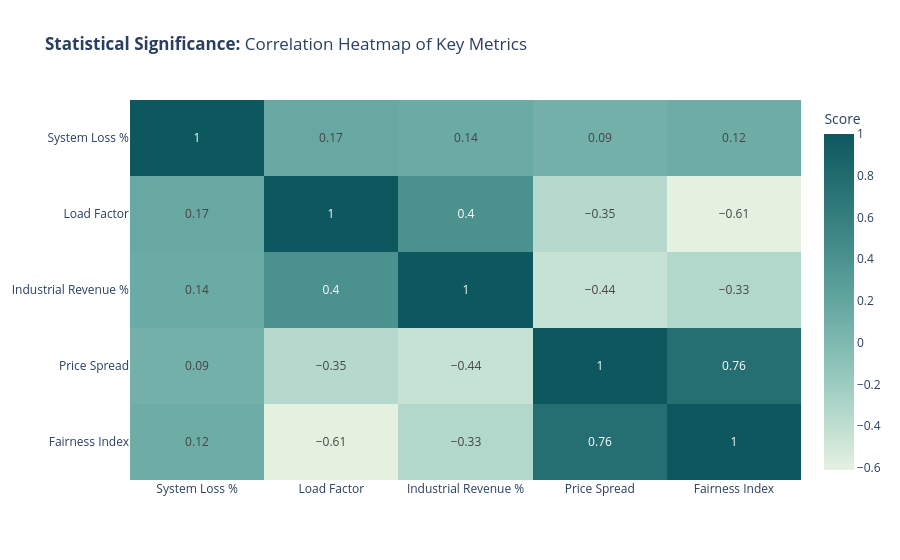

The notebook cell this image was saved under:
### Markdown cell above
---
## 4. Correlation Analysis

Before building directional charts, we compute a Pearson correlation matrix across all five key engineered metrics. This serves two purposes: it quantifies the *strength and direction* of every pairwise relationship, and it surfaces any unexpected correlations that warrant further investigation. A positive correlation between `SystemLossPercentage` and `ResidentialUnitPrice` would support the hypothesis. A negative correlation between `LoadFactor` and `ResidentialUnitPrice` (higher efficiency → lower price) would also support it. The `FairnessIndex` row shows the composite signal.

### Code cell
# Key metrics: System Loss %, Load Factor', Industrial Revenue %, Price Spread, FairnessIndex
heatmap = plot_util.get_key_metrics_corr_matrix(ny_df)

heatmap.show()

### Figure 1 — Plotly figure (JSON) as saved in the notebook; plotly's stock layout.template omitted (floating-point values rounded to 4 significant figures)
{"data": [{"coloraxis": "coloraxis", "hovertemplate": "x: %{x}<br>y: %{y}<br>Score: %{z}<extra></extra>", "name": "0", "texttemplate": "%{z}", "type": "heatmap", "x": ["System Loss %", "Load Factor", "Industrial Revenue %", "Price Spread", "Fairness Index"], "xaxis": "x", "y": ["System Loss %", "Load Factor", "Industrial Revenue %", "Price Spread", "Fairness Index"], "yaxis": "y", "z": [[1.0, 0.17, 0.14, 0.09, 0.12], [0.17, 1.0, 0.4, -0.35, -0.61], [0.14, 0.4, 1.0, -0.44, -0.33], [0.09, -0.35, -0.44, 1.0, 0.76], [0.12, -0.61, -0.33, 0.76, 1.0]]}], "layout": {"coloraxis": {"colorbar": {"title": {"text": "Score"}}, "colorscale": [[0, "rgb(228, 241, 225)"], [0.1667, "rgb(180, 217, 204)"], [0.3333, "rgb(137, 192, 182)"], [0.5, "rgb(99, 166, 160)"], [0.6667, "rgb(68, 140, 138)"], [0.8333, "rgb(40, 114, 116)"], [1, "rgb(13, 88, 95)"]]}, "title": {"text": "<b>Statistical Significance:</b> Correlation Heatmap of Key Metrics"}, "xaxis": {"anchor": "y", "domain": [0, 1]}, "yaxis": {"anchor": "x", "autorange": "reversed", "domain": [0, 1]}}}
